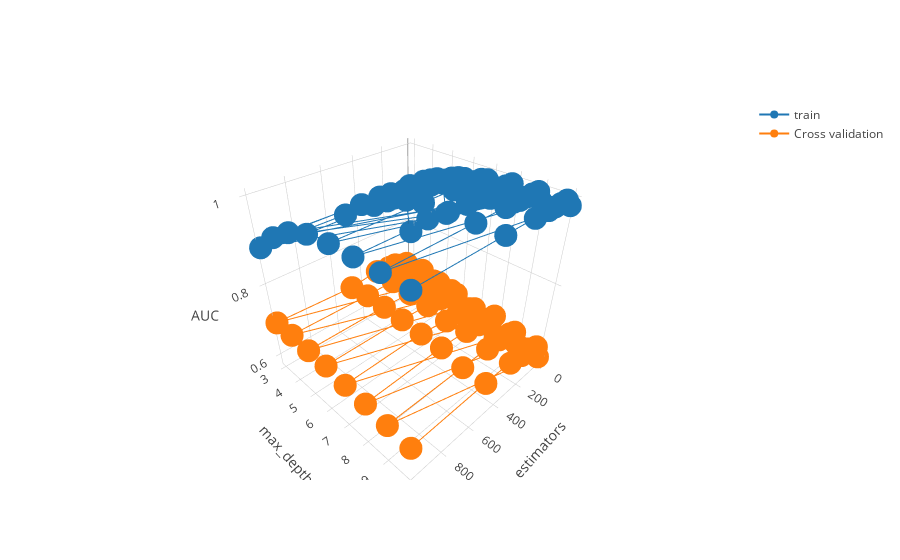

The notebook cell saved with this chart:
### Code cell
create_3d_map(grid_search)
